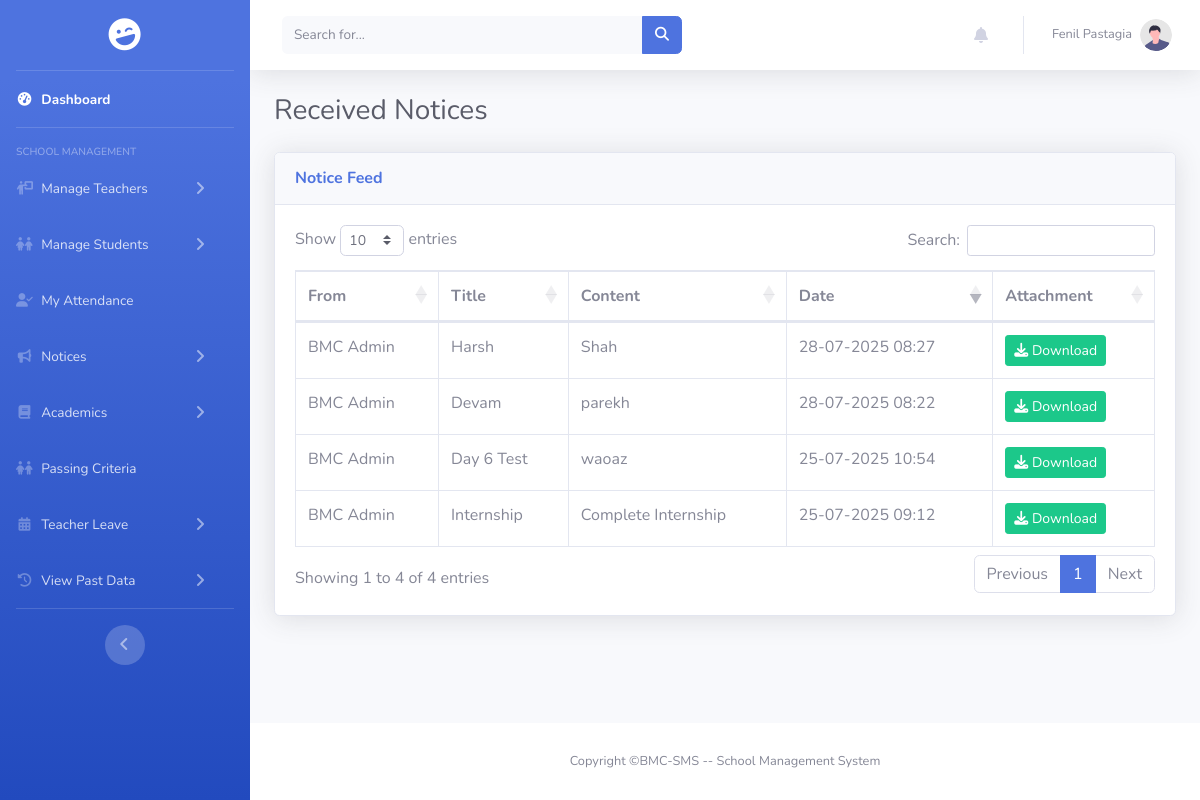
The app's page /pages/principal/view_notice.php (signed in), older data.
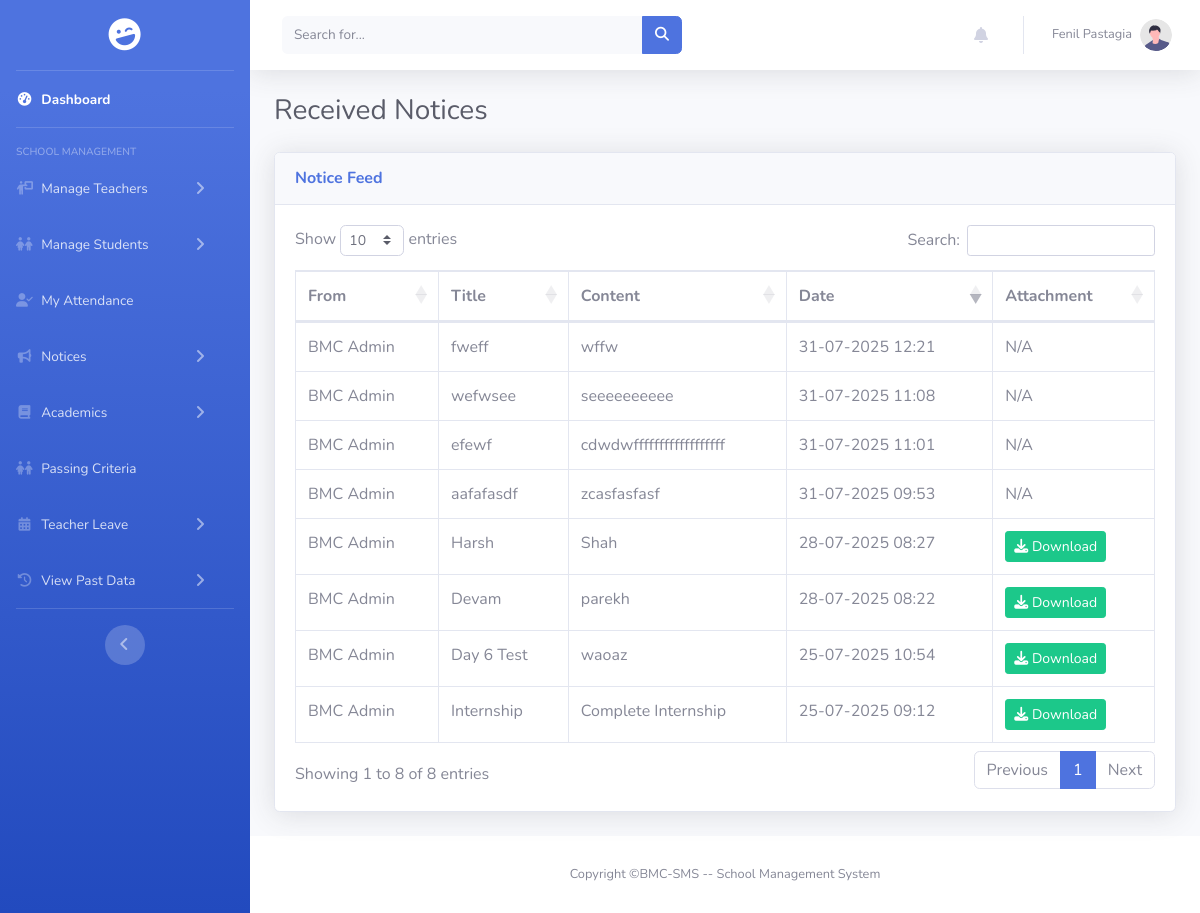
The same page, newer data.
### tables this page shows
CREATE TABLE `notice` (
  `id` int(11) NOT NULL,
  `user_id` int(11) NOT NULL,
  `title` varchar(255) NOT NULL,
  `content` text NOT NULL,
  `file_path` varchar(255) DEFAULT NULL,
  `original_filename` varchar(255) DEFAULT NULL,
  `created_at` timestamp NOT NULL DEFAULT current_timestamp()
);

### pages/principal/view_notice.php (the view, shortened to what this page needs)
<?php
include_once "../../includes/connect.php";
$notices = [];
$sql = "SELECT
            n.title,
            n.content,
            n.file_path,
            n.original_filename,
            n.created_at,
            'BMC Admin' as sender
         FROM notice n
         ORDER BY n.created_at DESC";
$stmt = $conn->prepare($sql);
if ($stmt) {
    $stmt->execute();
    $result = $stmt->get_result();
    while ($row = $result->fetch_assoc()) {
        $notices[] = $row;
    }
}
?>
<!DOCTYPE html>
<html lang="en">
<head>
    <link rel="stylesheet" href="https://cdnjs.cloudflare.com/ajax/libs/font-awesome/6.5.2/css/all.min.css" />
    <link rel="stylesheet" href="https://cdn.jsdelivr.net/npm/bootstrap@4.6.2/dist/css/bootstrap.min.css">
    <link rel="stylesheet" href="https://cdn.datatables.net/1.10.21/css/dataTables.bootstrap4.min.css">
    <link href="../../assets/css/sb-admin-2.min.css" rel="stylesheet">
    <link rel="stylesheet" href="../../assets/css/sidebar.css">
    <link rel="stylesheet" href="../../assets/css/scrollbar_hidden.css">
</head>
<body id="page-top">
    <div id="wrapper">
        <?php include '../../includes/sidebar.php'; ?>
        <div id="content-wrapper" class="d-flex flex-column">
            <div id="content">
                <?php include '../../includes/header.php'; ?>
                <div class="container-fluid">
                    <h1 class="h3 mb-4 text-gray-800">Received Notices</h1>
                    <div class="card shadow mb-4">
                        <div class="card-header py-3">
                            <h6 class="m-0 font-weight-bold text-primary">Notice Feed</h6>
                        </div>
                        <div class="card-body">
                            <div class="table-responsive">
                                <table class="table table-bordered" id="principal-viewNoticeTable" width="100%" cellspacing="0">
                                    <thead>
                                        <tr>
                                            <th>From</th>
                                            <th>Title</th>
                                            <th>Content</th>
                                            <th>Date</th>
                                            <th>Attachment</th>
                                        </tr>
                                    </thead>
                                    <tbody>
                                        <?php foreach ($notices as $notice): ?>
                                            <tr>
                                                <td><?php echo htmlspecialchars($notice['sender']); ?></td>
                                                <td><?php echo htmlspecialchars($notice['title']); ?></td>
                                                <td><?php echo nl2br(htmlspecialchars($notice['content'])); ?></td>
                                                <td><?php echo date('d-m-Y H:i', strtotime($notice['created_at'])); ?></td>
                                                <td>
                                                    <?php if ($notice['file_path']): ?>
                                                        <a href="<?php echo htmlspecialchars($notice['file_path']); ?>" class="btn btn-success btn-sm" download="<?php echo htmlspecialchars($notice['original_filename']); ?>">
                                                            <i class="fas fa-download"></i> Download
                                                        </a>
                                                    <?php else: ?>
                                                        N/A
                                                    <?php endif; ?>
                                                </td>
                                            </tr>
                                        <?php endforeach; ?>
                                    </tbody>
                                </table>
                            </div>
                        </div>
                    </div>
                </div>
            </div>
            <?php include '../../includes/footer.php'; ?>
        </div>
    </div>
</body>
</html>

Row changes from the older to the newer data that the page shows:
added notice: sender "BMC Admin", title "fweff", content "wffw", created_at "31-07-2025 12:21", shows "N/A"
added notice: sender "BMC Admin", title "wefwsee", content "seeeeeeeeee", created_at "31-07-2025 11:08", shows "N/A"
added notice: sender "BMC Admin", title "efewf", content "cdwdwffffffffffffffffff", created_at "31-07-2025 11:01", shows "N/A"
added notice: sender "BMC Admin", title "aafafasdf", content "zcasfasfasf", created_at "31-07-2025 09:53", shows "N/A"
Text that changed along with them:
text written by a page script: "Show entries Search: Showing 1 to 4 of 4 entries Previous 1 Next" → "Show entries Search: Showing 1 to 8 of 8 entries Previous 1 Next"
